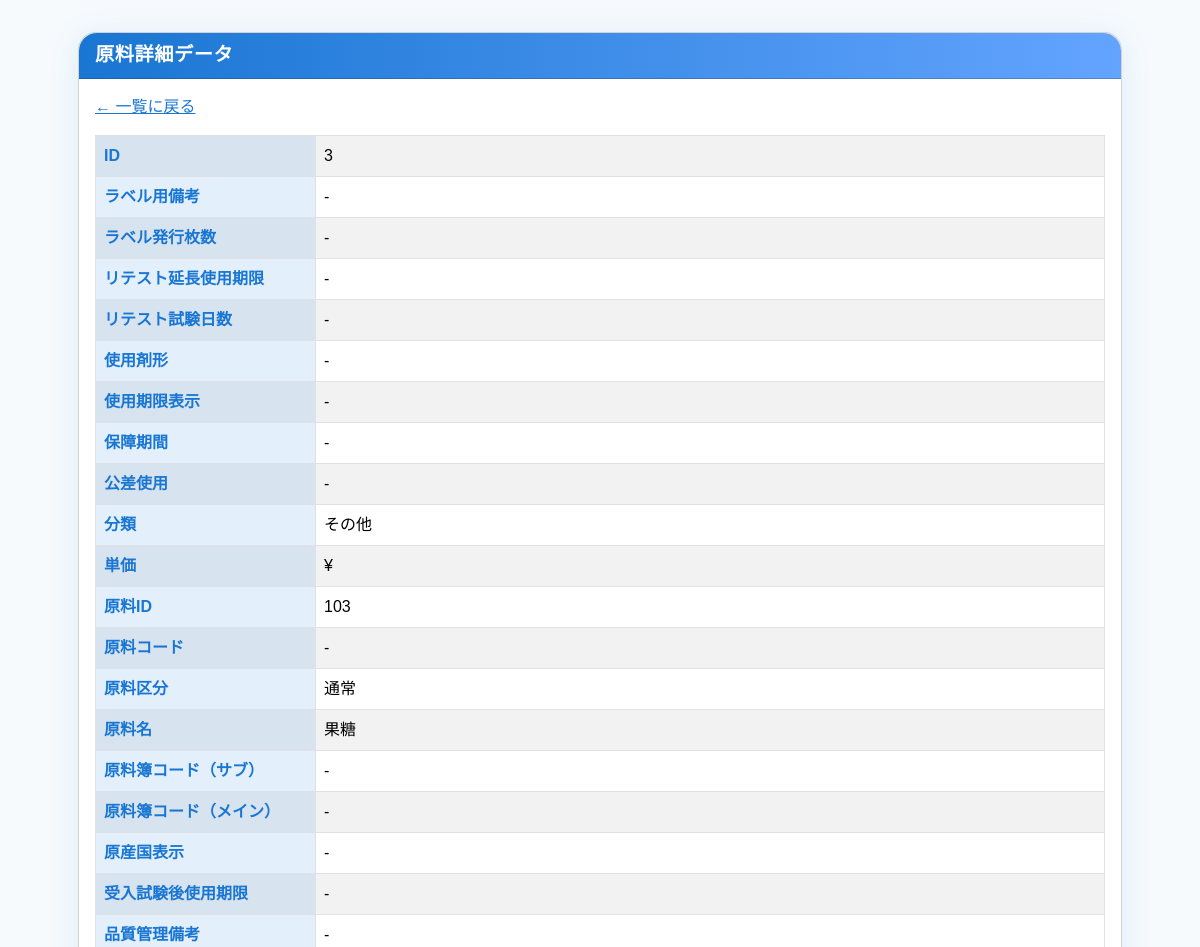
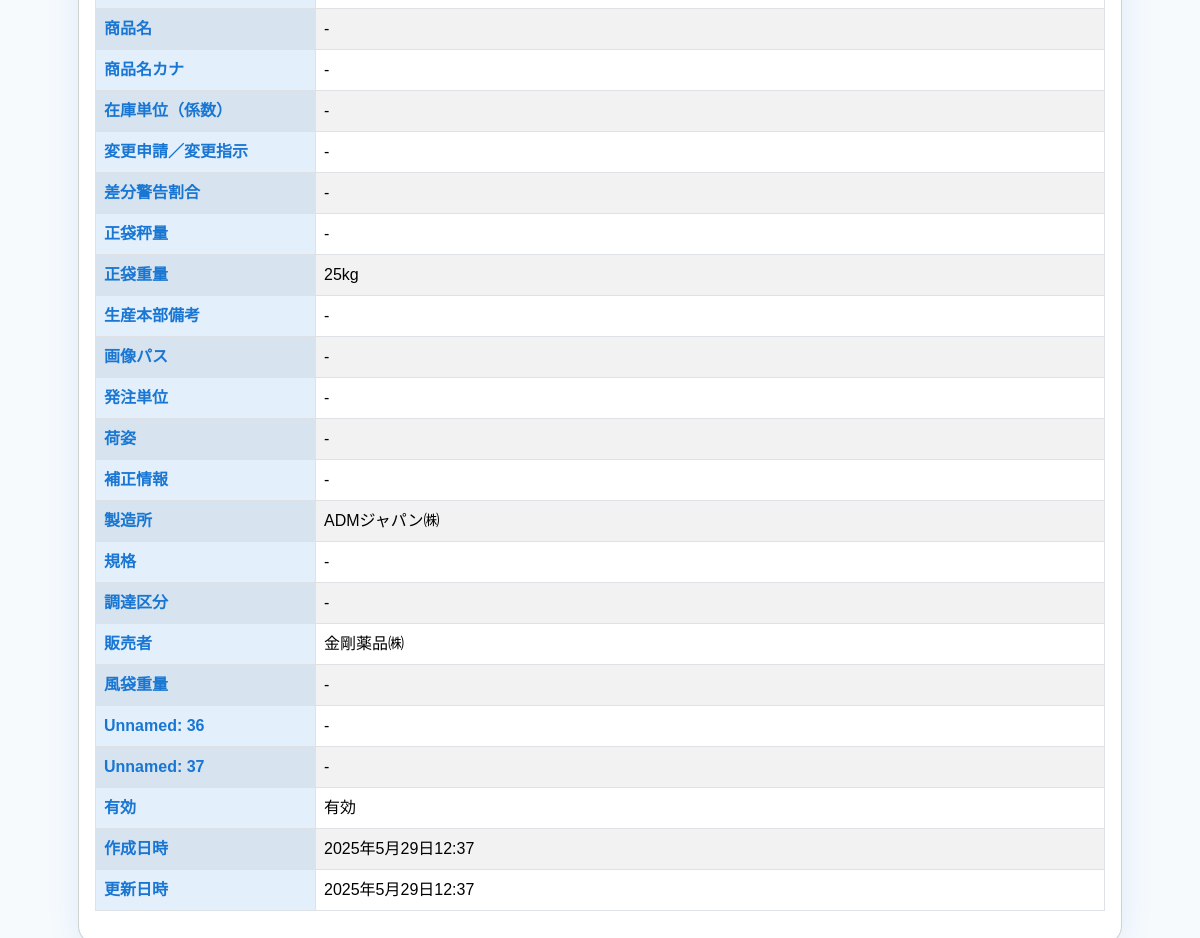
Screenshot of /detail/3/ with the database file from the repository (2 pictures, top to bottom).
### materials/models.py (models this page shows, shortened)
class Material(models.Model):
    label_note = models.CharField('ラベル用備考', max_length=255)
    label_issue_count = models.CharField('ラベル発行枚数', max_length=100)
    retest_extension_expiry = models.CharField('リテスト延長使用期限', max_length=100)
    retest_days = models.CharField('リテスト試験日数', max_length=100)
    usage_form = models.CharField('使用剤形', max_length=100)
    expiry_display = models.CharField('使用期限表示', max_length=100)
    guarantee_period = models.CharField('保障期間', max_length=100)
    tolerance_usage = models.CharField('公差使用', max_length=100)
    category = models.CharField('分類', max_length=100)
    unit_price = models.CharField('単価', max_length=100)
    material_id = models.CharField('原料ID', max_length=100, unique=True)
    material_code = models.CharField('原料コード', max_length=100)
    material_category = models.CharField('原料区分', max_length=100)
    material_name = models.CharField('原料名', max_length=100)
    material_sub_code = models.CharField('原料簿コード（サブ）', max_length=100)
    material_main_code = models.CharField('原料簿コード（メイン）', max_length=100)
    origin_country = models.CharField('原産国表示', max_length=100)
    post_test_expiry = models.CharField('受入試験後使用期限', max_length=100)
    qc_note = models.CharField('品質管理備考', max_length=255)
    product_name = models.CharField('商品名', max_length=100)
    product_kana = models.CharField('商品名カナ', max_length=100)
    stock_unit_coefficient = models.CharField('在庫単位（係数）', max_length=100)
    change_request = models.CharField('変更申請／変更指示', max_length=100)
    diff_warn_rate = models.CharField('差分警告割合', max_length=100)
    main_bag_weighing = models.CharField('正袋秤量', max_length=100)
    main_bag_weight = models.CharField('正袋重量', max_length=100)
    hq_note = models.CharField('生産本部備考', max_length=255)
    image_path = models.CharField('画像パス', max_length=255)
    order_unit = models.CharField('発注単位', max_length=100)
    packaging = models.CharField('荷姿', max_length=100)
    correction_info = models.CharField('補正情報', max_length=100)
    manufacturer = models.CharField('製造所', max_length=100)
    standard = models.CharField('規格', max_length=100)
    procurement_type = models.CharField('調達区分', max_length=100)
    supplier = models.CharField('販売者', max_length=100)
    tare_weight = models.CharField('風袋重量', max_length=100)
    unnamed_36 = models.CharField('Unnamed: 36', max_length=100)
    unnamed_37 = models.CharField('Unnamed: 37', max_length=100)
    is_active = models.BooleanField('有効', default=True)
    created_at = models.DateTimeField('作成日時', auto_now_add=True)
    updated_at = models.DateTimeField('更新日時', auto_now=True)

### materials/views.py (the view)
# urls.py: path('detail/<int:pk>/', views.material_detail, name='material_detail'),
def material_detail(request, pk):
    material = get_object_or_404(Material, pk=pk)
    field_data = []
    for field in Material._meta.fields:
        field_data.append({
            "name": field.name,
            "verbose_name": field.verbose_name,
            "value": getattr(material, field.name)
        })
    return render(request, 'materials/material_detail.html', {
        'material': material,
        'field_data': field_data
    })

### templates/materials/material_detail.html (shortened to what this page needs)
{% extends "base.html" %}
{% load static %}
{% block extra_head %}
<link rel="stylesheet" href="https://cdn.jsdelivr.net/npm/bootstrap@5.3.3/dist/css/bootstrap.min.css">
{% endblock %}
{% block content %}
<div class="container px-2 px-md-5">
  <div class="card">
    <div class="card-header">
      原料詳細データ
    </div>
    <div class="card-body">
      <a href="{% url 'materials:material_list' %}" class="back-link mb-2 d-inline-block">&larr; 一覧に戻る</a>
      <table class="table table-bordered table-striped mt-2">
        <tbody>
        {% for field in field_data %}
          <tr>
            <th>{{ field.verbose_name }}</th>
            <td>
              {% if field.value is None or field.value == "" %}
                -
              {% elif field.name == "unit_price" %}
                ¥{{ field.value|stringformat:"d" }}
              {% elif field.name == "is_active" %}
                {% if field.value %}有効{% else %}無効{% endif %}
              {% else %}
                {{ field.value }}
              {% endif %}
            </td>
          </tr>
        {% endfor %}
        </tbody>
      </table>
    </div>
  </div>
</div>
{% endblock %}

### templates/materials/material_detail.html (style rules this page uses)
body, html { font-family: 'Noto Sans JP', 'メイリオ', sans-serif; background: #f6fafd; }
.card { border-radius: 18px; box-shadow: 0 4px 32px 0 rgba(25,118,210,0.11); margin-top: 32px; }
.card-header { background: linear-gradient(90deg, #1976d2, #63a4ff); color: #fff; font-size: 1.2rem; font-weight: bold; letter-spacing: 0.03em; border-top-left-radius: 18px !important; border-top-right-radius: 18px !important; }
.back-link { color: #1976d2; text-decoration: underline; font-weight: 500; }
.table th { background: #e3f0fc; width: 220px; color: #1976d2; font-weight: 600; }
.table td { background: #fff; }

### rows the page displays
Material: value "その他" "103" "通常" "果糖" "25kg" "ADMジャパン㈱" "金剛薬品㈱" "2025年5月29日12:37" "2025年5月29日12:37"

### other values shown
{{ field.verbose_name }} "ID" "ラベル用備考" "ラベル発行枚数" "リテスト延長使用期限" "リテスト試験日数" "使用剤形" "使用期限表示" "保障期間" "公差使用" "分類" "単価" "原料ID" "原料コード" "原料区分" "原料名" "原料簿コード（サブ）" "原料簿コード（メイン）" "原産国表示" "受入試験後使用期限" "品質管理備考" "商品名" "商品名カナ" "在庫単位（係数）" "変更申請／変更指示" "差分警告割合" "正袋秤量" "正袋重量" "生産本部備考" "画像パス" "発注単位" "荷姿" "補正情報" "製造所" "規格" "調達区分" "販売者" "風袋重量" "Unnamed: 36" "Unnamed: 37" "有効" "作成日時" "更新日時"
{{ field.value }} "3"
